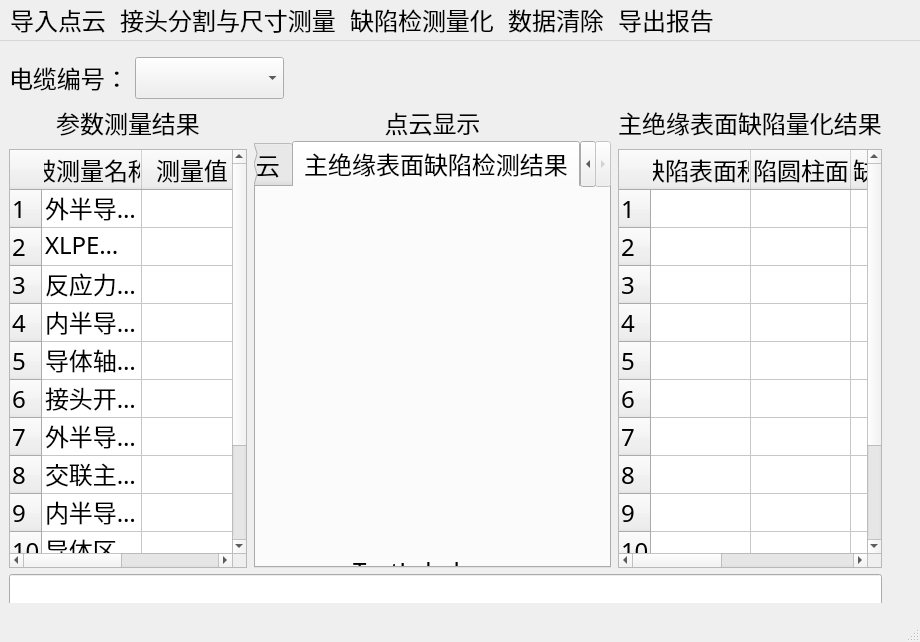
<?xml version="1.0" encoding="UTF-8"?>
<ui version="4.0">
 <class>MainWindow</class>
 <widget class="QMainWindow" name="MainWindow">
  <property name="geometry">
   <rect>
    <x>0</x>
    <y>0</y>
    <width>920</width>
    <height>642</height>
   </rect>
  </property>
  <property name="font">
   <font>
    <family>宋体</family>
    <pointsize>18</pointsize>
   </font>
  </property>
  <property name="windowTitle">
   <string>MainWindow</string>
  </property>
  <widget class="QWidget" name="centralwidget">
   <property name="font">
    <font>
     <family>宋体</family>
     <pointsize>18</pointsize>
    </font>
   </property>
   <widget class="QWidget" name="layoutWidget">
    <property name="geometry">
     <rect>
      <x>0</x>
      <y>10</y>
      <width>891</width>
      <height>571</height>
     </rect>
    </property>
    <layout class="QHBoxLayout" name="horizontalLayout_3" stretch="1,100,1">
     <property name="sizeConstraint">
      <enum>QLayout::SetDefaultConstraint</enum>
     </property>
     <item>
      <spacer name="horizontalSpacer_2">
       <property name="orientation">
        <enum>Qt::Horizontal</enum>
       </property>
       <property name="sizeHint" stdset="0">
        <size>
         <width>40</width>
         <height>20</height>
        </size>
       </property>
      </spacer>
     </item>
     <item>
      <layout class="QVBoxLayout" name="verticalLayout_7" stretch="1,100,1">
       <item>
        <spacer name="verticalSpacer">
         <property name="orientation">
          <enum>Qt::Vertical</enum>
         </property>
         <property name="sizeHint" stdset="0">
          <size>
           <width>20</width>
           <height>40</height>
          </size>
         </property>
        </spacer>
       </item>
       <item>
        <layout class="QGridLayout" name="gridLayout_2" rowstretch="1,50,20">
         <property name="sizeConstraint">
          <enum>QLayout::SetMinimumSize</enum>
         </property>
         <item row="0" column="0">
          <layout class="QHBoxLayout" name="horizontalLayout" stretch="0,20,80">
           <item>
            <widget class="QLabel" name="label">
             <property name="text">
              <string>电缆编号：</string>
             </property>
            </widget>
           </item>
           <item>
            <widget class="QComboBox" name="comboBox"/>
           </item>
           <item>
            <spacer name="horizontalSpacer">
             <property name="orientation">
              <enum>Qt::Horizontal</enum>
             </property>
             <property name="sizeType">
              <enum>QSizePolicy::Expanding</enum>
             </property>
             <property name="sizeHint" stdset="0">
              <size>
               <width>40</width>
               <height>20</height>
              </size>
             </property>
            </spacer>
           </item>
          </layout>
         </item>
         <item row="1" column="0">
          <layout class="QGridLayout" name="gridLayout" columnstretch="2,3,2" columnminimumwidth="0,0,0">
           <property name="horizontalSpacing">
            <number>7</number>
           </property>
           <item row="0" column="1">
            <layout class="QVBoxLayout" name="verticalLayout_5">
             <property name="sizeConstraint">
              <enum>QLayout::SetMinAndMaxSize</enum>
             </property>
             <item>
              <widget class="QLabel" name="label_8">
               <property name="text">
                <string>点云显示</string>
               </property>
               <property name="alignment">
                <set>Qt::AlignCenter</set>
               </property>
              </widget>
             </item>
             <item>
              <widget class="QTabWidget" name="tabWidget_3">
               <property name="currentIndex">
                <number>3</number>
               </property>
               <widget class="QWidget" name="tab_9">
                <attribute name="title">
                 <string>接头点云</string>
                </attribute>
                <widget class="QWidget" name="verticalLayoutWidget_3">
                 <property name="geometry">
                  <rect>
                   <x>10</x>
                   <y>10</y>
                   <width>331</width>
                   <height>411</height>
                  </rect>
                 </property>
                 <layout class="QVBoxLayout" name="verticalLayout_3" stretch="0">
                  <property name="sizeConstraint">
                   <enum>QLayout::SetDefaultConstraint</enum>
                  </property>
                  <item>
                   <widget class="QVTKWidget" name="qvtkWidget2_10" native="true"/>
                  </item>
                 </layout>
                </widget>
               </widget>
               <widget class="QWidget" name="tab_10">
                <attribute name="title">
                 <string>接头点云分割结果</string>
                </attribute>
                <widget class="QWidget" name="verticalLayoutWidget_2">
                 <property name="geometry">
                  <rect>
                   <x>0</x>
                   <y>9</y>
                   <width>351</width>
                   <height>411</height>
                  </rect>
                 </property>
                 <layout class="QVBoxLayout" name="verticalLayout">
                  <property name="sizeConstraint">
                   <enum>QLayout::SetDefaultConstraint</enum>
                  </property>
                  <item>
                   <widget class="QVTKWidget" name="qvtkWidget2_11" native="true"/>
                  </item>
                 </layout>
                </widget>
               </widget>
               <widget class="QWidget" name="tab_11">
                <attribute name="title">
                 <string>主绝缘点云</string>
                </attribute>
                <widget class="QWidget" name="horizontalLayoutWidget">
                 <property name="geometry">
                  <rect>
                   <x>0</x>
                   <y>-1</y>
                   <width>351</width>
                   <height>421</height>
                  </rect>
                 </property>
                 <layout class="QHBoxLayout" name="horizontalLayout_2">
                  <property name="sizeConstraint">
                   <enum>QLayout::SetDefaultConstraint</enum>
                  </property>
                  <item>
                   <widget class="QVTKWidget" name="qvtkWidget2_12" native="true"/>
                  </item>
                 </layout>
                </widget>
               </widget>
               <widget class="QWidget" name="tab_12">
                <attribute name="title">
                 <string>主绝缘表面缺陷检测结果</string>
                </attribute>
                <widget class="QWidget" name="verticalLayoutWidget">
                 <property name="geometry">
                  <rect>
                   <x>0</x>
                   <y>0</y>
                   <width>301</width>
                   <height>401</height>
                  </rect>
                 </property>
                 <layout class="QVBoxLayout" name="verticalLayout_8" stretch="16,1">
                  <property name="spacing">
                   <number>7</number>
                  </property>
                  <property name="sizeConstraint">
                   <enum>QLayout::SetDefaultConstraint</enum>
                  </property>
                  <item>
                   <widget class="QVTKWidget" name="qvtkWidget2_13" native="true"/>
                  </item>
                  <item>
                   <widget class="QLabel" name="label_9">
                    <property name="text">
                     <string>TextLabel</string>
                    </property>
                    <property name="alignment">
                     <set>Qt::AlignCenter</set>
                    </property>
                   </widget>
                  </item>
                 </layout>
                </widget>
               </widget>
              </widget>
             </item>
            </layout>
           </item>
           <item row="0" column="0">
            <layout class="QVBoxLayout" name="verticalLayout_2" stretch="1,1,50">
             <item>
              <widget class="QLabel" name="label_2">
               <property name="text">
                <string>参数测量结果</string>
               </property>
               <property name="alignment">
                <set>Qt::AlignCenter</set>
               </property>
              </widget>
             </item>
             <item>
              <spacer name="verticalSpacer_4">
               <property name="orientation">
                <enum>Qt::Vertical</enum>
               </property>
               <property name="sizeHint" stdset="0">
                <size>
                 <width>20</width>
                 <height>40</height>
                </size>
               </property>
              </spacer>
             </item>
             <item>
              <widget class="QTableWidget" name="tableWidget">
               <attribute name="horizontalHeaderStretchLastSection">
                <bool>true</bool>
               </attribute>
               <attribute name="verticalHeaderStretchLastSection">
                <bool>true</bool>
               </attribute>
               <row>
                <property name="text">
                 <string>1</string>
                </property>
               </row>
               <row>
                <property name="text">
                 <string>2</string>
                </property>
               </row>
               <row>
                <property name="text">
                 <string>3</string>
                </property>
               </row>
               <row>
                <property name="text">
                 <string>4</string>
                </property>
               </row>
               <row>
                <property name="text">
                 <string>5</string>
                </property>
               </row>
               <row>
                <property name="text">
                 <string>6</string>
                </property>
               </row>
               <row>
                <property name="text">
                 <string>7</string>
                </property>
               </row>
               <row>
                <property name="text">
                 <string>8</string>
                </property>
               </row>
               <row>
                <property name="text">
                 <string>9</string>
                </property>
               </row>
               <row>
                <property name="text">
                 <string>10</string>
                </property>
               </row>
               <row>
                <property name="text">
                 <string>11</string>
                </property>
               </row>
               <row>
                <property name="text">
                 <string>12</string>
                </property>
               </row>
               <column>
                <property name="text">
                 <string>被测量名称</string>
                </property>
               </column>
               <column>
                <property name="text">
                 <string>测量值</string>
                </property>
               </column>
               <item row="0" column="0">
                <property name="text">
                 <string>外半导电过渡带轴向高度</string>
                </property>
               </item>
               <item row="1" column="0">
                <property name="text">
                 <string>XLPE主绝缘轴向高度</string>
                </property>
               </item>
               <item row="2" column="0">
                <property name="text">
                 <string>反应力锥轴向高度</string>
                </property>
               </item>
               <item row="3" column="0">
                <property name="text">
                 <string>内半导电层轴向高度</string>
                </property>
               </item>
               <item row="4" column="0">
                <property name="text">
                 <string>导体轴向高度</string>
                </property>
               </item>
               <item row="5" column="0">
                <property name="text">
                 <string>接头开线轴向高度</string>
                </property>
               </item>
               <item row="6" column="0">
                <property name="text">
                 <string>外半导电层区域外径</string>
                </property>
               </item>
               <item row="7" column="0">
                <property name="text">
                 <string>交联主绝缘区域外径</string>
                </property>
               </item>
               <item row="8" column="0">
                <property name="text">
                 <string>内半导电层区域外径</string>
                </property>
               </item>
               <item row="9" column="0">
                <property name="text">
                 <string>导体区域外径</string>
                </property>
               </item>
               <item row="10" column="0">
                <property name="text">
                 <string>外半导电过渡带倾斜角度</string>
                </property>
               </item>
               <item row="11" column="0">
                <property name="text">
                 <string>反应力锥倾斜角度</string>
                </property>
               </item>
              </widget>
             </item>
            </layout>
           </item>
           <item row="0" column="2">
            <layout class="QVBoxLayout" name="verticalLayout_6" stretch="1,1,50">
             <item>
              <widget class="QLabel" name="label_10">
               <property name="text">
                <string>主绝缘表面缺陷量化结果</string>
               </property>
               <property name="alignment">
                <set>Qt::AlignCenter</set>
               </property>
              </widget>
             </item>
             <item>
              <spacer name="verticalSpacer_3">
               <property name="orientation">
                <enum>Qt::Vertical</enum>
               </property>
               <property name="sizeHint" stdset="0">
                <size>
                 <width>20</width>
                 <height>40</height>
                </size>
               </property>
              </spacer>
             </item>
             <item>
              <widget class="QTableWidget" name="tableWidget_3">
               <attribute name="horizontalHeaderStretchLastSection">
                <bool>true</bool>
               </attribute>
               <attribute name="verticalHeaderStretchLastSection">
                <bool>true</bool>
               </attribute>
               <row>
                <property name="text">
                 <string>1</string>
                </property>
               </row>
               <row>
                <property name="text">
                 <string>2</string>
                </property>
               </row>
               <row>
                <property name="text">
                 <string>3</string>
                </property>
               </row>
               <row>
                <property name="text">
                 <string>4</string>
                </property>
               </row>
               <row>
                <property name="text">
                 <string>5</string>
                </property>
               </row>
               <row>
                <property name="text">
                 <string>6</string>
                </property>
               </row>
               <row>
                <property name="text">
                 <string>7</string>
                </property>
               </row>
               <row>
                <property name="text">
                 <string>8</string>
                </property>
               </row>
               <row>
                <property name="text">
                 <string>9</string>
                </property>
               </row>
               <row>
                <property name="text">
                 <string>10</string>
                </property>
               </row>
               <row>
                <property name="text">
                 <string>11</string>
                </property>
               </row>
               <row>
                <property name="text">
                 <string>12</string>
                </property>
               </row>
               <column>
                <property name="text">
                 <string>缺陷表面积</string>
                </property>
               </column>
               <column>
                <property name="text">
                 <string>缺陷圆柱面积</string>
                </property>
               </column>
               <column>
                <property name="text">
                 <string>缺陷体积</string>
                </property>
               </column>
               <column>
                <property name="text">
                 <string>缺陷到顶端距离</string>
                </property>
               </column>
               <column>
                <property name="text">
                 <string>凹(凸)值</string>
                </property>
               </column>
              </widget>
             </item>
            </layout>
           </item>
          </layout>
         </item>
         <item row="2" column="0">
          <widget class="QLineEdit" name="lineEdit"/>
         </item>
        </layout>
       </item>
       <item>
        <spacer name="verticalSpacer_2">
         <property name="orientation">
          <enum>Qt::Vertical</enum>
         </property>
         <property name="sizeHint" stdset="0">
          <size>
           <width>20</width>
           <height>40</height>
          </size>
         </property>
        </spacer>
       </item>
      </layout>
     </item>
     <item>
      <spacer name="horizontalSpacer_3">
       <property name="orientation">
        <enum>Qt::Horizontal</enum>
       </property>
       <property name="sizeHint" stdset="0">
        <size>
         <width>40</width>
         <height>20</height>
        </size>
       </property>
      </spacer>
     </item>
    </layout>
   </widget>
  </widget>
  <widget class="QMenuBar" name="menubar">
   <property name="geometry">
    <rect>
     <x>0</x>
     <y>0</y>
     <width>920</width>
     <height>30</height>
    </rect>
   </property>
   <widget class="QMenu" name="menu">
    <property name="title">
     <string>导入点云</string>
    </property>
    <addaction name="action"/>
   </widget>
   <widget class="QMenu" name="menu_2">
    <property name="title">
     <string>接头分割与尺寸测量</string>
    </property>
    <addaction name="action_2"/>
   </widget>
   <widget class="QMenu" name="menu_3">
    <property name="title">
     <string>缺陷检测量化</string>
    </property>
    <addaction name="action_3"/>
   </widget>
   <widget class="QMenu" name="menu_4">
    <property name="title">
     <string>数据清除</string>
    </property>
    <addaction name="action_4"/>
   </widget>
   <widget class="QMenu" name="menu_5">
    <property name="title">
     <string>导出报告</string>
    </property>
    <addaction name="action_5"/>
   </widget>
   <addaction name="menu"/>
   <addaction name="menu_2"/>
   <addaction name="menu_3"/>
   <addaction name="menu_4"/>
   <addaction name="menu_5"/>
  </widget>
  <widget class="QStatusBar" name="statusbar"/>
  <action name="action">
   <property name="text">
    <string>导入点云</string>
   </property>
   <property name="font">
    <font>
     <family>宋体</family>
     <pointsize>18</pointsize>
    </font>
   </property>
  </action>
  <action name="action_2">
   <property name="text">
    <string>接头分割与尺寸测量</string>
   </property>
   <property name="font">
    <font>
     <family>宋体</family>
     <pointsize>18</pointsize>
    </font>
   </property>
  </action>
  <action name="action_3">
   <property name="text">
    <string>缺陷检测量化</string>
   </property>
   <property name="font">
    <font>
     <family>宋体</family>
     <pointsize>18</pointsize>
    </font>
   </property>
  </action>
  <action name="action_4">
   <property name="text">
    <string>数据清除</string>
   </property>
   <property name="font">
    <font>
     <family>宋体</family>
     <pointsize>18</pointsize>
    </font>
   </property>
  </action>
  <action name="action_5">
   <property name="text">
    <string>导出报告</string>
   </property>
   <property name="font">
    <font>
     <family>宋体</family>
     <pointsize>18</pointsize>
    </font>
   </property>
  </action>
 </widget>
 <customwidgets>
  <customwidget>
   <class>QVTKWidget</class>
   <extends>QWidget</extends>
   <header>QVTKWidget.h</header>
  </customwidget>
 </customwidgets>
 <resources/>
 <connections/>
</ui>
